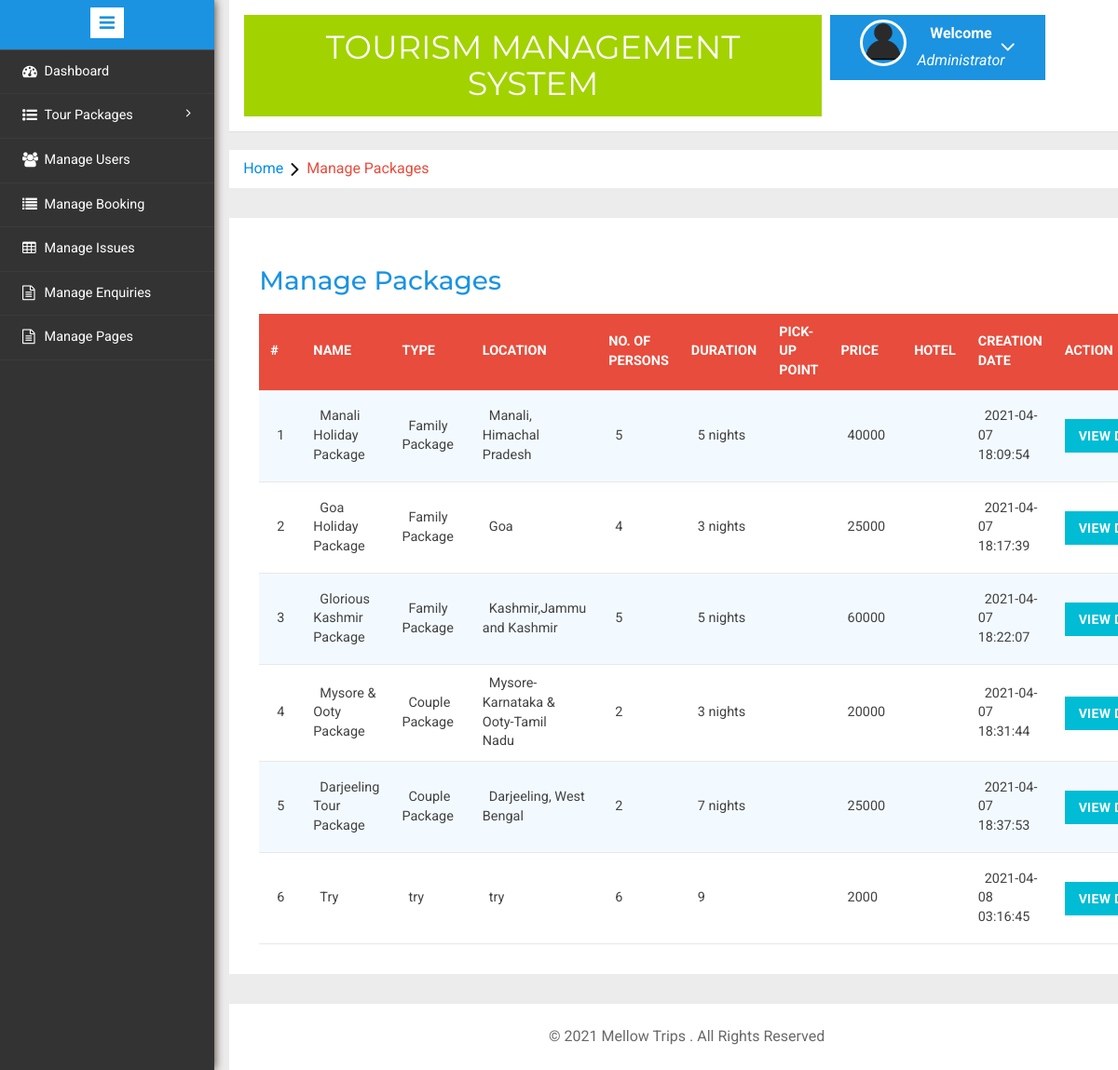
The page /Mellowtrips/admin/manage-packages.php (signed in) on the database its author committed.
### tables this page shows
CREATE TABLE `tbltourpackages` (
  `PackageId` int(11) NOT NULL,
  `PackageName` varchar(200) DEFAULT NULL,
  `PackageType` varchar(150) DEFAULT NULL,
  `PackageLocation` varchar(100) DEFAULT NULL,
  `PackagePrice` int(11) DEFAULT NULL,
  `PackageFetures` varchar(255) DEFAULT NULL,
  `PackageDetails` longtext DEFAULT NULL,
  `PackageImage` varchar(100) DEFAULT NULL,
  `Creationdate` timestamp NULL DEFAULT current_timestamp(),
  `UpdationDate` timestamp NULL DEFAULT NULL ON UPDATE current_timestamp(),
  `Persons` int(10) NOT NULL,
  `Duration` varchar(30) NOT NULL,
  `Hotel` varchar(50) NOT NULL,
  `Pickup` varchar(45) NOT NULL
);

### Mellowtrips/admin/manage-packages.php (the view, shortened to what this page needs)
<?php
include('includes/config.php');
if(strlen($_SESSION['alogin'])==0)
	{
header('location:index.php');
}
else{
	?>
<!DOCTYPE HTML>
<html>
<head>
<link href="css/bootstrap.min.css" rel='stylesheet' type='text/css' />
<link href="css/style.css" rel='stylesheet' type='text/css' />
<link rel="stylesheet" href="css/morris.css" type="text/css"/>
<link href="css/font-awesome.css" rel="stylesheet">
<link rel="stylesheet" type="text/css" href="css/table-style.css" />
<link rel="stylesheet" type="text/css" href="css/basictable.css" />
<link rel="stylesheet" href="css/icon-font.min.css" type='text/css' />
</head>
<body>
   <div class="page-container">
<div class="left-content">
	   <div class="mother-grid-inner">
				<?php include('includes/header.php');?>
				</div>
<ol class="breadcrumb">
                <li class="breadcrumb-item"><a href="index.html">Home</a><i class="fa fa-angle-right"></i>Manage Packages</li>
            </ol>
<div class="agile-grids">
				<div class="agile-tables">
					<div class="w3l-table-info">
					  <h2>Manage Packages</h2>
					    <table id="table">
						<thead>
						  <tr>
						  <th>#</th>
							<th >Name</th>
							<th>Type</th>
							<th>Location</th>
							<th>No. of persons</th>
							<th>Duration</th>
							<th>Pick-up point</th>
							<th>Price</th>
							<th>Hotel</th>
							<th>Creation Date</th>
							<th>Action</th>
						  </tr>
						</thead>
						<tbody>
<?php $sql = "SELECT * from TblTourPackages";
$query = $dbh -> prepare($sql);
$query->execute();
$results=$query->fetchAll(PDO::FETCH_OBJ);
$cnt=1;
if($query->rowCount() > 0)
{
foreach($results as $result)
{				?>
						  <tr>
							<td><?php echo htmlentities($cnt);?></td>
							<td><?php echo htmlentities($result->PackageName);?></td>
							<td><?php echo htmlentities($result->PackageType);?></td>
							<td><?php echo htmlentities($result->PackageLocation);?></td>
							<td><?php echo htmlentities($result->Persons);?></td>
							<td><?php echo htmlentities($result->Duration);?></td>
							<td><?php echo htmlentities($result->pickup);?></td>
							<td><?php echo htmlentities($result->PackagePrice);?></td>
							<td><?php echo htmlentities($result->hotel);?></td>
							<td><?php echo htmlentities($result->Creationdate);?></td>
							<td><a href="update-package.php?pid=<?php echo htmlentities($result->PackageId);?>"><button type="button" class="btn btn-primary btn-block">View Details</button></a></td>
						  </tr>
						 <?php $cnt=$cnt+1;} }?>
						</tbody>
					  </table>
					</div>
			</div>
<?php include('includes/footer.php');?>
</div>
</div>
						<?php include('includes/sidebarmenu.php');?>
							</div>
</body>
</html>
<?php } ?>

### Mellowtrips/admin/css/table-style.css (style rules this page uses)
table { background: white; border-collapse: collapse; margin: 1.25em 0 0; width: 100%; }
table tr, table th, table td { border: none; border-bottom: 1px solid #e8e8e8; font-size: .95em; }
table th, table td { padding: 10px 12px; text-align: left; }
table th { background: #e74c3c; color: #fff; text-transform: uppercase; }
table tr td { background: #f3faff; color: #424242; }
table tr:nth-of-type(2n+2) td { background: #ffffff; }
table { width: 100%; }

### rows shown on the page
tbltourpackages: PackageName "Manali Holiday Package", PackageType "Family Package", PackageLocation "Manali, Himachal Pradesh", Persons "5", Duration "5 nights", PackagePrice "40000", Creationdate "2021-04-07 18:09:54"
tbltourpackages: PackageName "Goa Holiday Package", PackageType "Family Package", PackageLocation "Goa", Persons "4", Duration "3 nights", PackagePrice "25000", Creationdate "2021-04-07 18:17:39"
tbltourpackages: PackageName "Glorious Kashmir Package", PackageType "Family Package", PackageLocation "Kashmir,Jammu and Kashmir", Persons "5", Duration "5 nights", PackagePrice "60000", Creationdate "2021-04-07 18:22:07"
tbltourpackages: PackageName "Mysore & Ooty Package", PackageType "Couple Package", PackageLocation "Mysore-Karnataka & Ooty-Tamil Nadu", Persons "2", Duration "3 nights", PackagePrice "20000", Creationdate "2021-04-07 18:31:44"
tbltourpackages: PackageName "Darjeeling Tour Package", PackageType "Couple Package", PackageLocation "Darjeeling, West Bengal", Persons "2", Duration "7 nights", PackagePrice "25000", Creationdate "2021-04-07 18:37:53"
tbltourpackages: PackageName "Try", PackageType "try", PackageLocation "try", Persons "6", Duration "9", PackagePrice "2000", Creationdate "2021-04-08 03:16:45"
